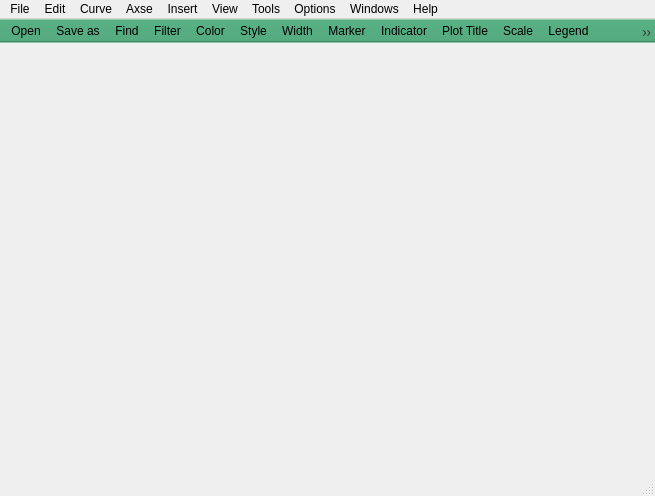
<?xml version="1.0" encoding="UTF-8"?>
<ui version="4.0">
 <class>icurveClass</class>
 <widget class="QMainWindow" name="icurveClass">
  <property name="geometry">
   <rect>
    <x>0</x>
    <y>0</y>
    <width>655</width>
    <height>496</height>
   </rect>
  </property>
  <property name="windowTitle">
   <string>icurve</string>
  </property>
  <property name="windowIcon">
   <iconset>
    <normaloff>:/icurve/images/icurve.ico</normaloff>:/icurve/images/icurve.ico</iconset>
  </property>
  <widget class="QWidget" name="centralWidget"/>
  <widget class="QMenuBar" name="menuBar">
   <property name="geometry">
    <rect>
     <x>0</x>
     <y>0</y>
     <width>655</width>
     <height>21</height>
    </rect>
   </property>
   <widget class="QMenu" name="menuFile">
    <property name="title">
     <string>File</string>
    </property>
    <addaction name="actionOpen"/>
    <addaction name="separator"/>
    <addaction name="actionSave"/>
    <addaction name="actionSaveAs"/>
    <addaction name="separator"/>
    <addaction name="actionClose"/>
    <addaction name="actionExit"/>
   </widget>
   <widget class="QMenu" name="menuEdit">
    <property name="title">
     <string>Edit</string>
    </property>
    <addaction name="actionRefresh"/>
    <addaction name="actionUndo"/>
    <addaction name="actionRedo"/>
    <addaction name="separator"/>
    <addaction name="actionCut"/>
    <addaction name="actionCopy"/>
    <addaction name="actionCopy_plot"/>
    <addaction name="actionPaste"/>
    <addaction name="separator"/>
    <addaction name="actionReset"/>
    <addaction name="separator"/>
    <addaction name="actionRemove"/>
    <addaction name="actionDelete"/>
    <addaction name="separator"/>
    <addaction name="actionHide"/>
    <addaction name="actionShow"/>
    <addaction name="actionShowAll"/>
    <addaction name="separator"/>
    <addaction name="actionFilter"/>
    <addaction name="actionFind"/>
    <addaction name="separator"/>
    <addaction name="actionSelectAll"/>
    <addaction name="actionSelectInvert"/>
   </widget>
   <widget class="QMenu" name="menuHelp">
    <property name="title">
     <string>Insert</string>
    </property>
    <addaction name="actionTitle"/>
    <addaction name="actionX_label"/>
    <addaction name="actionY_label"/>
    <addaction name="separator"/>
    <addaction name="actionLegend"/>
    <addaction name="separator"/>
    <addaction name="actionCurveName"/>
    <addaction name="separator"/>
    <addaction name="actionFooter"/>
    <addaction name="actionIndicator"/>
   </widget>
   <widget class="QMenu" name="menuTools">
    <property name="title">
     <string>Tools</string>
    </property>
    <addaction name="actionCalc"/>
    <addaction name="actionDiffer"/>
    <addaction name="actionData_picker"/>
    <addaction name="actionData_tracker"/>
    <addaction name="actionHandMove"/>
   </widget>
   <widget class="QMenu" name="menuWindows">
    <property name="enabled">
     <bool>true</bool>
    </property>
    <property name="title">
     <string>Windows</string>
    </property>
   </widget>
   <widget class="QMenu" name="menuHelp_2">
    <property name="title">
     <string>Help</string>
    </property>
    <addaction name="actionAbout"/>
   </widget>
   <widget class="QMenu" name="menuCurve">
    <property name="title">
     <string>Curve</string>
    </property>
    <addaction name="actionColor"/>
    <addaction name="actionWidth"/>
    <addaction name="actionStyle"/>
    <addaction name="actionMarker"/>
    <addaction name="actionExpand"/>
    <addaction name="actionView_data"/>
    <addaction name="actionLocate_to_file"/>
    <addaction name="actionInfo"/>
    <addaction name="actionCurveProperties"/>
   </widget>
   <widget class="QMenu" name="menuOptions">
    <property name="title">
     <string>Options</string>
    </property>
    <addaction name="actionPreference"/>
   </widget>
   <widget class="QMenu" name="menuAxse">
    <property name="title">
     <string>Axse</string>
    </property>
    <addaction name="actionAxseScale"/>
    <addaction name="actionAxseTitle"/>
    <addaction name="actionAxseAlignment"/>
    <addaction name="actionAxseRotation"/>
   </widget>
   <widget class="QMenu" name="menuView">
    <property name="title">
     <string>View</string>
    </property>
    <addaction name="actionZoom"/>
    <addaction name="actionTree"/>
    <addaction name="actionResize"/>
    <addaction name="actionReset_2"/>
    <addaction name="actionSelect_mode"/>
   </widget>
   <addaction name="menuFile"/>
   <addaction name="menuEdit"/>
   <addaction name="menuCurve"/>
   <addaction name="menuAxse"/>
   <addaction name="menuHelp"/>
   <addaction name="menuView"/>
   <addaction name="menuTools"/>
   <addaction name="menuOptions"/>
   <addaction name="menuWindows"/>
   <addaction name="menuHelp_2"/>
  </widget>
  <widget class="QToolBar" name="mainToolBar">
   <property name="enabled">
    <bool>true</bool>
   </property>
   <property name="maximumSize">
    <size>
     <width>850</width>
     <height>24</height>
    </size>
   </property>
   <property name="palette">
    <palette>
     <active>
      <colorrole role="WindowText">
       <brush brushstyle="SolidPattern">
        <color alpha="255">
         <red>0</red>
         <green>0</green>
         <blue>0</blue>
        </color>
       </brush>
      </colorrole>
      <colorrole role="Base">
       <brush brushstyle="SolidPattern">
        <color alpha="255">
         <red>255</red>
         <green>255</green>
         <blue>255</blue>
        </color>
       </brush>
      </colorrole>
      <colorrole role="Window">
       <brush brushstyle="SolidPattern">
        <color alpha="255">
         <red>85</red>
         <green>170</green>
         <blue>127</blue>
        </color>
       </brush>
      </colorrole>
     </active>
     <inactive>
      <colorrole role="WindowText">
       <brush brushstyle="SolidPattern">
        <color alpha="255">
         <red>0</red>
         <green>0</green>
         <blue>0</blue>
        </color>
       </brush>
      </colorrole>
      <colorrole role="Base">
       <brush brushstyle="SolidPattern">
        <color alpha="255">
         <red>255</red>
         <green>255</green>
         <blue>255</blue>
        </color>
       </brush>
      </colorrole>
      <colorrole role="Window">
       <brush brushstyle="SolidPattern">
        <color alpha="255">
         <red>85</red>
         <green>170</green>
         <blue>127</blue>
        </color>
       </brush>
      </colorrole>
     </inactive>
     <disabled>
      <colorrole role="WindowText">
       <brush brushstyle="SolidPattern">
        <color alpha="255">
         <red>106</red>
         <green>104</green>
         <blue>100</blue>
        </color>
       </brush>
      </colorrole>
      <colorrole role="Base">
       <brush brushstyle="SolidPattern">
        <color alpha="255">
         <red>85</red>
         <green>170</green>
         <blue>127</blue>
        </color>
       </brush>
      </colorrole>
      <colorrole role="Window">
       <brush brushstyle="SolidPattern">
        <color alpha="255">
         <red>85</red>
         <green>170</green>
         <blue>127</blue>
        </color>
       </brush>
      </colorrole>
     </disabled>
    </palette>
   </property>
   <property name="cursor">
    <cursorShape>ArrowCursor</cursorShape>
   </property>
   <property name="movable">
    <bool>false</bool>
   </property>
   <property name="allowedAreas">
    <set>Qt::TopToolBarArea</set>
   </property>
   <property name="toolButtonStyle">
    <enum>Qt::ToolButtonIconOnly</enum>
   </property>
   <property name="floatable">
    <bool>false</bool>
   </property>
   <attribute name="toolBarArea">
    <enum>TopToolBarArea</enum>
   </attribute>
   <attribute name="toolBarBreak">
    <bool>false</bool>
   </attribute>
   <addaction name="actionOpen"/>
   <addaction name="actionSaveAs"/>
   <addaction name="actionFind"/>
   <addaction name="actionFilter"/>
   <addaction name="actionColor"/>
   <addaction name="actionStyle"/>
   <addaction name="actionWidth"/>
   <addaction name="actionMarker"/>
   <addaction name="actionIndicator"/>
   <addaction name="actionTitle"/>
   <addaction name="actionAxseScale"/>
   <addaction name="actionLegend"/>
   <addaction name="actionExpand"/>
   <addaction name="actionZoom"/>
   <addaction name="actionHandMove"/>
   <addaction name="actionInfo"/>
   <addaction name="actionHide"/>
   <addaction name="actionShowAll"/>
   <addaction name="actionRefresh"/>
   <addaction name="actionRemove"/>
   <addaction name="actionDelete"/>
  </widget>
  <widget class="QStatusBar" name="statusBar"/>
  <action name="actionOpen">
   <property name="icon">
    <iconset>
     <normaloff>:/icurve/images/file_open.png</normaloff>:/icurve/images/file_open.png</iconset>
   </property>
   <property name="text">
    <string>Open</string>
   </property>
  </action>
  <action name="actionSave">
   <property name="enabled">
    <bool>false</bool>
   </property>
   <property name="text">
    <string>Save</string>
   </property>
  </action>
  <action name="actionSaveAs">
   <property name="icon">
    <iconset>
     <normaloff>:/icurve/images/save.png</normaloff>:/icurve/images/save.png</iconset>
   </property>
   <property name="text">
    <string>Save as</string>
   </property>
  </action>
  <action name="actionUndo">
   <property name="enabled">
    <bool>false</bool>
   </property>
   <property name="text">
    <string>Undo</string>
   </property>
  </action>
  <action name="actionRedo">
   <property name="enabled">
    <bool>false</bool>
   </property>
   <property name="text">
    <string>Redo</string>
   </property>
  </action>
  <action name="actionCut">
   <property name="enabled">
    <bool>true</bool>
   </property>
   <property name="text">
    <string>Cut</string>
   </property>
  </action>
  <action name="actionCopy">
   <property name="enabled">
    <bool>true</bool>
   </property>
   <property name="text">
    <string>Copy</string>
   </property>
  </action>
  <action name="actionPaste">
   <property name="enabled">
    <bool>true</bool>
   </property>
   <property name="text">
    <string>Paste</string>
   </property>
  </action>
  <action name="actionRemove">
   <property name="enabled">
    <bool>true</bool>
   </property>
   <property name="icon">
    <iconset>
     <normaloff>:/icurve/images/remove.png</normaloff>:/icurve/images/remove.png</iconset>
   </property>
   <property name="text">
    <string>Remove</string>
   </property>
  </action>
  <action name="actionSelectAll">
   <property name="enabled">
    <bool>true</bool>
   </property>
   <property name="text">
    <string>Select All</string>
   </property>
  </action>
  <action name="actionX_label">
   <property name="text">
    <string>X Label</string>
   </property>
  </action>
  <action name="actionY_label">
   <property name="text">
    <string>Y Label</string>
   </property>
  </action>
  <action name="actionTitle">
   <property name="icon">
    <iconset>
     <normaloff>:/icurve/images/title.png</normaloff>:/icurve/images/title.png</iconset>
   </property>
   <property name="text">
    <string>Plot Title</string>
   </property>
  </action>
  <action name="actionClose">
   <property name="enabled">
    <bool>false</bool>
   </property>
   <property name="text">
    <string>Close</string>
   </property>
  </action>
  <action name="actionExit">
   <property name="text">
    <string>Exit</string>
   </property>
  </action>
  <action name="actionColor">
   <property name="icon">
    <iconset>
     <normaloff>:/icurve/images/color.png</normaloff>:/icurve/images/color.png</iconset>
   </property>
   <property name="text">
    <string>Color</string>
   </property>
  </action>
  <action name="actionWidth">
   <property name="icon">
    <iconset>
     <normaloff>:/icurve/images/line_width.png</normaloff>:/icurve/images/line_width.png</iconset>
   </property>
   <property name="text">
    <string>Width</string>
   </property>
  </action>
  <action name="actionLegend">
   <property name="checkable">
    <bool>true</bool>
   </property>
   <property name="icon">
    <iconset>
     <normaloff>:/icurve/images/legend.png</normaloff>:/icurve/images/legend.png</iconset>
   </property>
   <property name="text">
    <string>Legend</string>
   </property>
  </action>
  <action name="actionFooter">
   <property name="text">
    <string>Footer</string>
   </property>
  </action>
  <action name="actionCalc">
   <property name="text">
    <string>Estimator</string>
   </property>
  </action>
  <action name="actionStyle">
   <property name="icon">
    <iconset>
     <normaloff>:/icurve/images/style.png</normaloff>:/icurve/images/style.png</iconset>
   </property>
   <property name="text">
    <string>Style</string>
   </property>
  </action>
  <action name="actionMarker">
   <property name="icon">
    <iconset>
     <normaloff>:/icurve/images/marker.png</normaloff>:/icurve/images/marker.png</iconset>
   </property>
   <property name="text">
    <string>Marker</string>
   </property>
  </action>
  <action name="actionFilter">
   <property name="checkable">
    <bool>false</bool>
   </property>
   <property name="icon">
    <iconset>
     <normaloff>:/icurve/images/filter.png</normaloff>:/icurve/images/filter.png</iconset>
   </property>
   <property name="text">
    <string>Filter</string>
   </property>
  </action>
  <action name="actionFind">
   <property name="icon">
    <iconset>
     <normaloff>:/icurve/images/find.png</normaloff>:/icurve/images/find.png</iconset>
   </property>
   <property name="text">
    <string>Find</string>
   </property>
  </action>
  <action name="actionShowAll">
   <property name="icon">
    <iconset>
     <normaloff>:/icurve/images/show.png</normaloff>:/icurve/images/show.png</iconset>
   </property>
   <property name="text">
    <string>Show All</string>
   </property>
  </action>
  <action name="actionExpand">
   <property name="icon">
    <iconset>
     <normaloff>:/icurve/images/expand.png</normaloff>:/icurve/images/expand.png</iconset>
   </property>
   <property name="text">
    <string>Expand</string>
   </property>
  </action>
  <action name="actionView_data">
   <property name="enabled">
    <bool>false</bool>
   </property>
   <property name="text">
    <string>View data</string>
   </property>
  </action>
  <action name="actionLocate_to_file">
   <property name="enabled">
    <bool>false</bool>
   </property>
   <property name="text">
    <string>Jump to file</string>
   </property>
  </action>
  <action name="actionPreference">
   <property name="text">
    <string>Preference...</string>
   </property>
  </action>
  <action name="actionAbout">
   <property name="text">
    <string>About</string>
   </property>
  </action>
  <action name="actionCurveName">
   <property name="checkable">
    <bool>true</bool>
   </property>
   <property name="checked">
    <bool>true</bool>
   </property>
   <property name="enabled">
    <bool>true</bool>
   </property>
   <property name="text">
    <string>Curve Name</string>
   </property>
  </action>
  <action name="actionDelete">
   <property name="icon">
    <iconset>
     <normaloff>:/icurve/images/delete.png</normaloff>:/icurve/images/delete.png</iconset>
   </property>
   <property name="text">
    <string>Delete</string>
   </property>
  </action>
  <action name="actionDiffer">
   <property name="text">
    <string>Differ</string>
   </property>
  </action>
  <action name="actionReset">
   <property name="text">
    <string>Reset</string>
   </property>
  </action>
  <action name="actionZoom">
   <property name="checkable">
    <bool>true</bool>
   </property>
   <property name="icon">
    <iconset>
     <normaloff>:/icurve/images/zoom.png</normaloff>:/icurve/images/zoom.png</iconset>
   </property>
   <property name="text">
    <string>Zoomer</string>
   </property>
  </action>
  <action name="actionIndicator">
   <property name="checkable">
    <bool>true</bool>
   </property>
   <property name="icon">
    <iconset>
     <normaloff>:/icurve/images/indicator.png</normaloff>:/icurve/images/indicator.png</iconset>
   </property>
   <property name="text">
    <string>Indicator</string>
   </property>
  </action>
  <action name="actionCopy_plot">
   <property name="text">
    <string>Copy Plot</string>
   </property>
  </action>
  <action name="actionTree">
   <property name="text">
    <string>Tree</string>
   </property>
  </action>
  <action name="actionInfo">
   <property name="enabled">
    <bool>true</bool>
   </property>
   <property name="icon">
    <iconset>
     <normaloff>:/icurve/images/info.png</normaloff>:/icurve/images/info.png</iconset>
   </property>
   <property name="text">
    <string>Command Info</string>
   </property>
  </action>
  <action name="actionSelectInvert">
   <property name="text">
    <string>Select Invert</string>
   </property>
  </action>
  <action name="actionData_picker">
   <property name="text">
    <string>Data Picker</string>
   </property>
  </action>
  <action name="actionData_tracker">
   <property name="text">
    <string>Curve Tracker</string>
   </property>
  </action>
  <action name="actionAxseScale">
   <property name="icon">
    <iconset>
     <normaloff>:/icurve/images/scale.png</normaloff>:/icurve/images/scale.png</iconset>
   </property>
   <property name="text">
    <string>Scale</string>
   </property>
  </action>
  <action name="actionAxseTitle">
   <property name="text">
    <string>Title</string>
   </property>
  </action>
  <action name="actionAxseAlignment">
   <property name="text">
    <string>Alignment</string>
   </property>
  </action>
  <action name="actionAxseRotation">
   <property name="text">
    <string>Rotation</string>
   </property>
  </action>
  <action name="actionCurveProperties">
   <property name="text">
    <string>Properties...</string>
   </property>
  </action>
  <action name="actionHandMove">
   <property name="checkable">
    <bool>true</bool>
   </property>
   <property name="icon">
    <iconset>
     <normaloff>:/icurve/images/hand.png</normaloff>:/icurve/images/hand.png</iconset>
   </property>
   <property name="text">
    <string>Hand Tool</string>
   </property>
  </action>
  <action name="actionReset_2">
   <property name="text">
    <string>Reset</string>
   </property>
  </action>
  <action name="actionHide">
   <property name="icon">
    <iconset>
     <normaloff>:/icurve/images/hide.png</normaloff>:/icurve/images/hide.png</iconset>
   </property>
   <property name="text">
    <string>Hide</string>
   </property>
  </action>
  <action name="actionShow">
   <property name="text">
    <string>Show</string>
   </property>
  </action>
  <action name="actionSelect_mode">
   <property name="text">
    <string>Selecter</string>
   </property>
  </action>
  <action name="actionRefresh">
   <property name="icon">
    <iconset>
     <normaloff>:/icurve/images/refresh.png</normaloff>:/icurve/images/refresh.png</iconset>
   </property>
   <property name="text">
    <string>Refresh</string>
   </property>
  </action>
  <action name="actionResize">
   <property name="text">
    <string>Resize</string>
   </property>
  </action>
 </widget>
 <layoutdefault spacing="6" margin="11"/>
 <resources>
  <include location="icurve.qrc"/>
 </resources>
 <connections/>
</ui>
